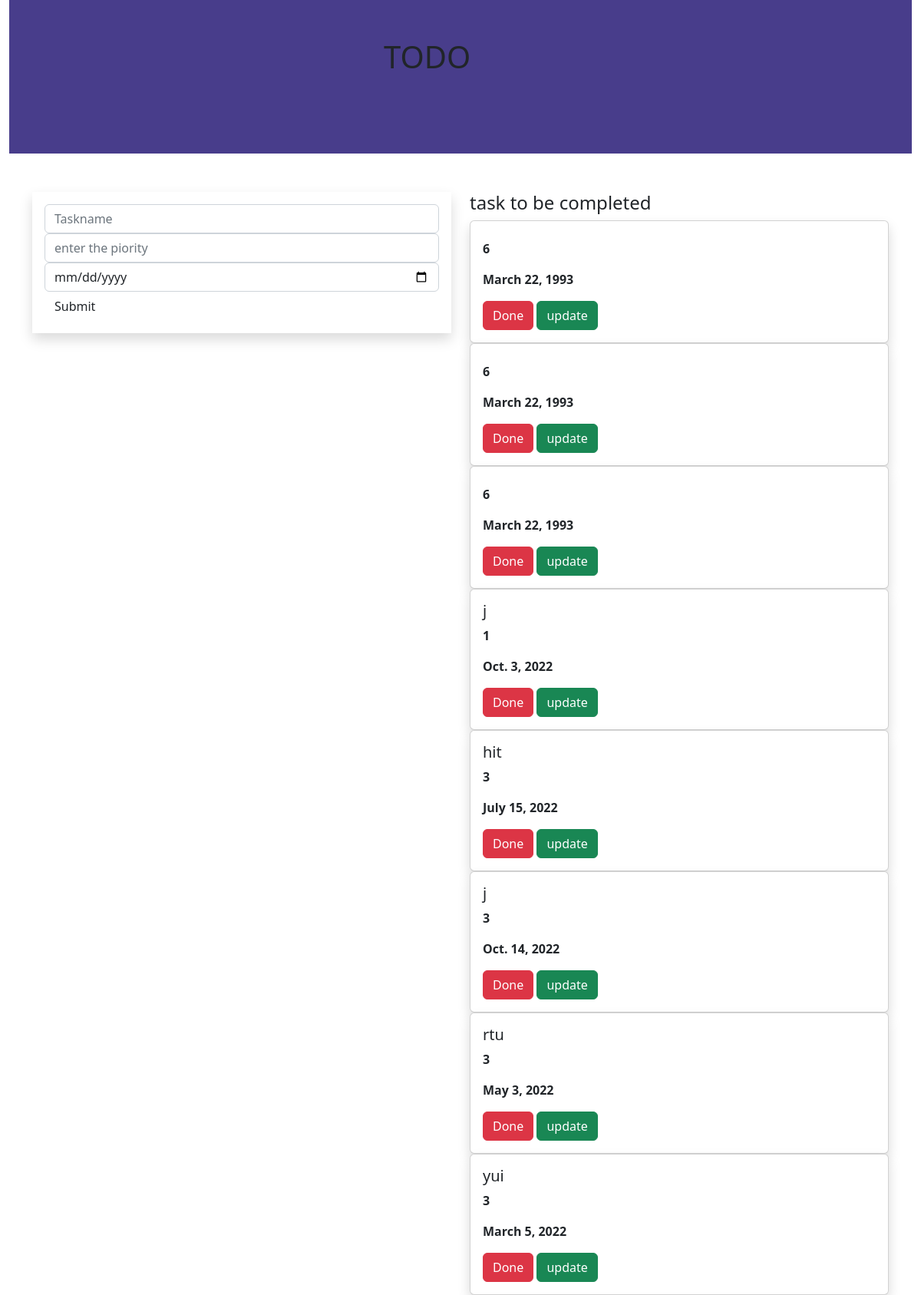
The page / on the database its author committed.
### todoapp/models.py (models this page shows, shortened)
class Task(models.Model):
    name = models.CharField(max_length=250)
    priority = models.IntegerField()
    date=models.DateField()

### todoapp/views.py (the view)
# urls.py: path('',views.demo,name = 'demo'),
def demo(request):
    task1 = Task.objects.all()
    if request.method =='POST':
      name =request.POST.get('task','')
      priority=request.POST.get('priority',' ')
      date = request.POST.get('date', ' ')
      task=Task(name=name,priority=priority,date=date)
      task.save()
    return render(request, "home.html",{'task1':task1})

### template/home.html (shortened to what this page needs)
{% extends 'base.html' %}
{%  block content %}
<div class="container-fluid">
    <div class="row">
        <div class="col-md-12">
            <div class="banner">
                <Div class="banner-text">
                    <h1>TODO</h1>
                </div>
            </div>
        </div>
    </div>
</div>
<div class ="container">
    <div class="row">
       <div class="col-md-6">
         <form method = "POST" class="p-3 shadow">
                <div class="form-group">
                    <input type ="text" class="form-control" name="task" placeholder="Taskname">
                </div>
                <div class="form-group">
                    <input type = "text" class="form-control"  name ="priority" placeholder = "enter the piority">
                </div>
                <div class="form-group">
                    <input type = "date" class="form-control"  name = "date" placeholder = "date">
                </div>
               <input type = "submit"  class ="btn btn-sucess">
         </form>
       </div>
      <div class="col-md-6">
          <h4> task to be completed</h4>
            {% for i in task1 %}
          <div class="shadow card">
              <div class="card-body">
                  <h5 class="card-title" >{{i.name}}  </h5>
                  <p><b>{{i.priority}}</b></p>
                  <p><b>{{i.date}}</b></p>
                    <a class ="btn btn-danger"  href="{% url 'todoapp:delete' i.id  %}">Done</a>
                    <a class ="btn btn-success"  href="{% url 'todoapp:update' i.id  %}">update</a>
              </div>
          </div>
          {% endfor %}
      </div>
    </div>
</div>
{% endblock %}

### template/base.html (shortened to what this page needs)
{% load static %}
<!DOCTYPE html>
<html lang="en">
<head>
    <link rel="stylesheet" href="https://cdn.jsdelivr.net/npm/bootstrap@5.2.0/dist/css/bootstrap.min.css">
    <link rel="stylesheet" href="{% static 'style.css' %}">
</head>
<body>
{%  block content %}
{% endblock %}
</body>
</html>

### static/style.css (style rules this page uses)
.banner { background-color: darkslateblue; width : 100%; height: 200px; margin-bottom:50px; }
.banner-text { top:50px; left:500px; position:absolute; transform:transform; }

### rows shown on the page
Task: priority "6", date "March 22, 1993"
Task: priority "6", date "March 22, 1993"
Task: priority "6", date "March 22, 1993"
Task: name "j", priority "1", date "Oct. 3, 2022"
Task: name "hit", priority "3", date "July 15, 2022"
Task: name "j", priority "3", date "Oct. 14, 2022"
Task: name "rtu", priority "3", date "May 3, 2022"
Task: name "yui", priority "3", date "March 5, 2022"
